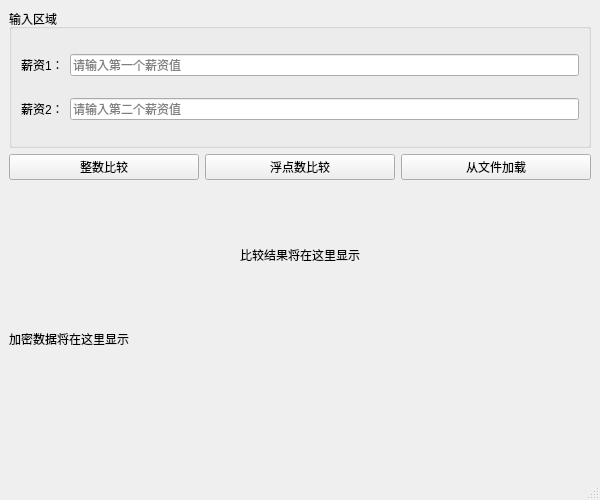
<?xml version="1.0" encoding="UTF-8"?>
<ui version="4.0">
 <class>MainWindow</class>
 <widget class="QMainWindow" name="MainWindow">
  <property name="geometry">
   <rect>
    <x>0</x>
    <y>0</y>
    <width>600</width>
    <height>500</height>
   </rect>
  </property>
  <property name="windowTitle">
   <string>薪资加密比较系统</string>
  </property>
  <widget class="QWidget" name="centralwidget">
   <layout class="QVBoxLayout" name="verticalLayout">
    <item>
     <widget class="QGroupBox" name="groupBox">
      <property name="title">
       <string>输入区域</string>
      </property>
      <layout class="QGridLayout" name="gridLayout">
       <item row="0" column="0">
        <widget class="QLabel" name="label">
         <property name="text">
          <string>薪资1：</string>
         </property>
        </widget>
       </item>
       <item row="0" column="1">
        <widget class="QLineEdit" name="input1">
         <property name="placeholderText">
          <string>请输入第一个薪资值</string>
         </property>
        </widget>
       </item>
       <item row="1" column="0">
        <widget class="QLabel" name="label_2">
         <property name="text">
          <string>薪资2：</string>
         </property>
        </widget>
       </item>
       <item row="1" column="1">
        <widget class="QLineEdit" name="input2">
         <property name="placeholderText">
          <string>请输入第二个薪资值</string>
         </property>
        </widget>
       </item>
      </layout>
     </widget>
    </item>
    <item>
     <layout class="QHBoxLayout" name="horizontalLayout">
      <item>
       <widget class="QPushButton" name="compareButton">
        <property name="text">
         <string>整数比较</string>
        </property>
       </widget>
      </item>
      <item>
       <widget class="QPushButton" name="compareFloatButton">
        <property name="text">
         <string>浮点数比较</string>
        </property>
       </widget>
      </item>
      <item>
       <widget class="QPushButton" name="loadFileButton">
        <property name="text">
         <string>从文件加载</string>
        </property>
       </widget>
      </item>
     </layout>
    </item>
    <item>
     <widget class="QLabel" name="resultLabel">
      <property name="text">
       <string>比较结果将在这里显示</string>
      </property>
      <property name="alignment">
       <set>Qt::AlignCenter</set>
      </property>
     </widget>
    </item>
    <item>
     <widget class="QLabel" name="encryptedLabel">
      <property name="minimumHeight">
       <number>60</number>
      </property>
      <property name="text">
       <string>加密数据将在这里显示</string>
      </property>
      <property name="alignment">
       <set>Qt::AlignLeft | Qt::AlignTop</set>
      </property>
      <property name="wordWrap">
       <bool>true</bool>
      </property>
     </widget>
    </item>
   </layout>
  </widget>
  <widget class="QStatusBar" name="statusbar"/>
 </widget>
 <resources/>
 <connections/>
</ui> 
